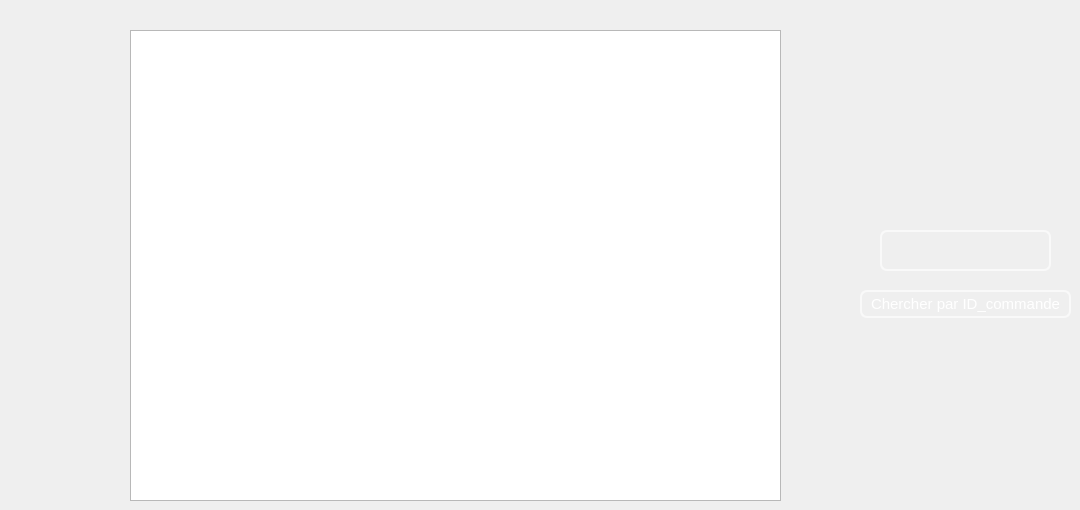
     <widget class="QWidget" name="tab_15">
      <attribute name="title">
       <string>Afficher </string>
      </attribute>
      <widget class="QTableView" name="tab_panier">
       <property name="geometry">
        <rect>
         <x>130</x>
         <y>30</y>
         <width>651</width>
         <height>471</height>
        </rect>
       </property>
       <property name="styleSheet">
        <string notr="true">QTableView
{
    alternate-background-color: #1F1F1F;
    gridline-color: white;
    color: white;
	
	font: 75 9pt &quot;MS Shell Dlg 2&quot;;
}
QTableView::item 
{   
    color: white;        
}

QTableView::item:focus
{   
    color: gray;
    background: #0063cd;            
}        
QTableView::item:selected
{   
    color: red;
    background: #0063cd;            
}

QCheckBox::indicator:checked, QCheckBox::indicator:unchecked{
    color: #b1b1b1;
    background-color: #323232;
    border: 1px solid #b1b1b1;
    border-radius: 1px;
    width: 7px;
    height: 7px;
    margin: 0px 5px 0 5px;
}

    padding-left:10px;
    height:100px;
    width:180px;
    color: #5a5a5a;
    border-bottom :1px solid #f0f0f0;

</string>
       </property>
      </widget>
      <widget class="QPushButton" name="cherche_aff_achat">
       <property name="geometry">
        <rect>
         <x>860</x>
         <y>290</y>
         <width>211</width>
         <height>28</height>
        </rect>
       </property>
       <property name="styleSheet">
        <string notr="true">QPushButton{

color: white;
background-color:Transparent;;
border-width: 2px;
border-color: #F9F9F9;
border-style: solid;
border-radius: 7;
padding: 3px;
font-size: 15px;


}
QPushButton:focus
{border:2px solid #FBAD25;
}</string>
       </property>
       <property name="text">
        <string>Chercher par ID_commande</string>
       </property>
      </widget>
      <widget class="QLineEdit" name="chercher_aff_achat">
       <property name="geometry">
        <rect>
         <x>880</x>
         <y>230</y>
         <width>171</width>
         <height>41</height>
        </rect>
       </property>
       <property name="styleSheet">
        <string notr="true">QLineEdit{
color: white;
background-color:Transparent;;
border-width: 2px;
border-color: #F9F9F9;
border-style: solid;
border-radius: 7;
padding: 3px;
font-size: 15px;

}
QLineEdit:focus
{border:2px solid #FBAD25;
}</string>
       </property>
      </widget>
     </widget>
